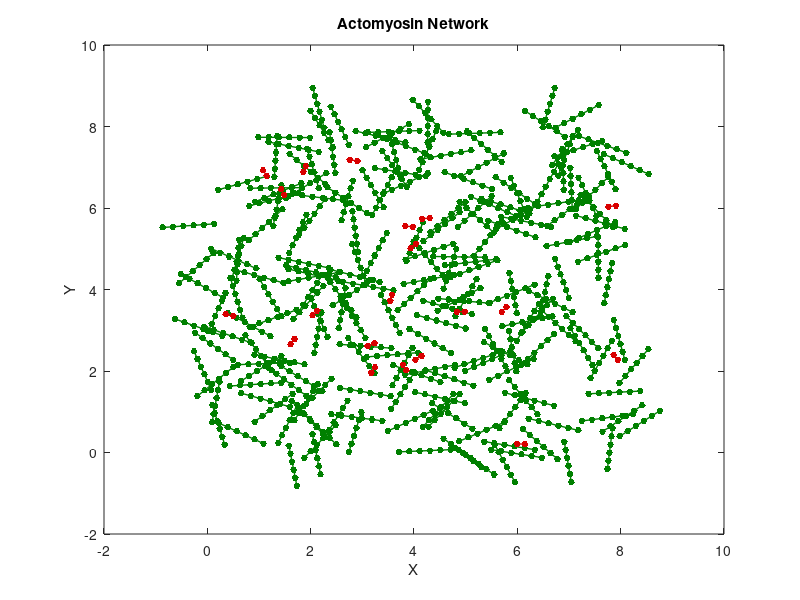

Here is the MATLAB script that generated this plot:
%This will generate an network composed of actin filaments and myosin mini-filaments. The filaments are randomly oriented

rng("shuffle");

%%FOR USER: Change the following according to the network settings
%=====================================================================
%=====================================================================
%Number of desired filaments in the network:
num_filaments = 200; 
num_myosins = 20;

%number of nodes per filament
num_nodes = 6;            %if all filaments have the same # nodes
num_myosin_nodes = 2;

random_num_nodes = 0;     %set to 1 if each filament will have a diff/random # nodes and change the max # nodes
min_nodes = 3;            %the min should always be 3
max_nodes = 10;

%distance between nodes:
equidistance = 0.2;
myo_equidistance = 0.15;

%random number scalar: get random numbers between 0 and the scalar. For ex, rand(1)*5 will give numbers between 0 to 5. 
%This will be used for the node positions
rand_scalar = 8;

%=====================================================================
%=====================================================================

%%For storage purposes:
%=====================================================================
fil_num = 0;
first_barbed = 0;
last_barbed = 0;

node_data = zeros(num_filaments*num_nodes,2);
first_barbed_data = zeros(num_filaments,1);
last_barbed_data = zeros(num_filaments,1);

nodes_per_fil = zeros(num_filaments,1);

myo_num = 0;
myosin_node_data = zeros(num_myosins*num_myosin_nodes,2);

%%Generate the network & Print into a txt file:
%=====================================================================
% Open the file for writing
fid = fopen('random_network_200Actin_6nodes_20myo.txt', 'w'); %USER INPUT: name file accordingly

for i = 1:num_filaments
    % Generate random number for the polarity
    first_barbed = round(rand(1));

    if(first_barbed==0)
        last_barbed = 1;
    elseif(first_barbed==1)
        last_barbed = 0;
    end

    first_barbed_data(i,1) = first_barbed;
    last_barbed_data(i,1) = last_barbed;

    %Generate the actin filament
    %Randomly select the seed/starting point of the filament
    x_seed = rand * rand_scalar;
    y_seed = rand * rand_scalar;

    %Random angle for the actin filament
    angle = rand * 2 * pi;

    %if each filament has the same number of nodes:
    if(random_num_nodes == 0)

        % Write variables to the file
        fprintf(fid, 'FilamentNumber:%d\n', fil_num);
        fprintf(fid, 'FirstIsBardedEnd:%d\n', first_barbed);
        fprintf(fid, 'LastIsBarbedEnd:%d\n', last_barbed);
    
        %Calculate the (x,y) positions for each node in the actin filament
        for j = 1:num_nodes
            node_x = x_seed + (equidistance * cos(angle) * (j-1));
            node_y = y_seed + (equidistance * sin(angle) * (j-1));
    
            %store into matrix 
            index = j + (num_nodes*(i-1));
            node_data(index,1) = node_x;
            node_data(index,2) = node_y;
    
            %print
            fprintf(fid, 'Node:%0.2f,%0.2f\n', node_x, node_y);
        end
    
        fprintf(fid, 'End_Filament:\n\n');
    end

    %if each filament can have a different number of nodes, randomly select the # nodes in the filament:
    if(random_num_nodes == 1)
        num_nodes = randi([min_nodes, max_nodes]);
        nodes_per_fil(i,1) = num_nodes;

        % Write variables to the file
        fprintf(fid, 'FilamentNumber:%d\n', fil_num);
        fprintf(fid, 'FirstIsBardedEnd:%d\n', first_barbed);
        fprintf(fid, 'LastIsBarbedEnd:%d\n', last_barbed);
    
        %Calculate the (x,y) positions for each node in the actin filament
        for j = 1:num_nodes
            node_x = x_seed + (equidistance * cos(angle) * (j-1));
            node_y = y_seed + (equidistance * sin(angle) * (j-1));
    
            %store into matrix 
            if (i == 1)
                index = j + (num_nodes*(i-1));
                node_data(index,1) = node_x;
                node_data(index,2) = node_y;
            else
                index = j + (sum(nodes_per_fil(1:(i-1))));
                node_data(index,1) = node_x;
                node_data(index,2) = node_y;
            end
    
            %print
            fprintf(fid, 'Node:%0.2f,%0.2f\n', node_x, node_y);
        end
    
        fprintf(fid, 'End_Filament:\n\n');
    end

    fil_num = fil_num + 1;
end

for i = 1:num_myosins
    %Generate the myosin mini-filaments
    %Randomly select the seed/starting point of the filament
    x_myo_seed = rand * rand_scalar;
    y_myo_seed = rand * rand_scalar;

    %Random angle for the actin filament
    angle_myo = rand * 2 * pi;
   
    % Write variables to the file
    fprintf(fid, 'MyosinNumber:%d\n', myo_num);
    
    %Calculate the (x,y) positions for each myosin node
    for j = 1:num_myosin_nodes
        myo_node_x = x_myo_seed + (myo_equidistance * cos(angle_myo) * (j-1));
        myo_node_y = y_myo_seed + (myo_equidistance * sin(angle_myo) * (j-1));

        %store into matrix 
        index_myo = j + (num_myosin_nodes*(i-1));
        myosin_node_data(index_myo,1) = myo_node_x;
        myosin_node_data(index_myo,2) = myo_node_y;

        %print
        fprintf(fid, 'MyoNode:%0.2f,%0.2f\n', myo_node_x, myo_node_y);
    end

    fprintf(fid, 'End_Myosin:\n\n');
   
    myo_num = myo_num + 1;
end

% Close the file
fclose(fid);

%%Plot the nodes
%=====================================================================
if(random_num_nodes ==0)
    %plot actin
    start_index = 1;
    end_index = num_nodes;
    figure;
    for i = 1:num_filaments
        %plot(node_data(start_index:end_index,1), node_data(start_index:end_index,2), 'g.-', 'MarkerSize', 15, 'LineWidth', 1); 
        plot(node_data(start_index:end_index,1), node_data(start_index:end_index,2), '.-', 'MarkerSize', 15, 'LineWidth', 1,'Color', [0, 0.5, 0]); 
        start_index = end_index + 1;
        end_index = end_index + num_nodes;
        hold on;
    end
    hold on;
    %plot myosin
    start_myo_index = 1;
    end_myo_index = num_myosin_nodes;
    %figure;
    for i = 1:num_myosins
        %plot(myosin_node_data(start_myo_index:end_myo_index,1), myosin_node_data(start_myo_index:end_myo_index,2), 'r.-', 'MarkerSize', 15, 'LineWidth', 1); 
        plot(myosin_node_data(start_myo_index:end_myo_index,1), myosin_node_data(start_myo_index:end_myo_index,2), '.-', 'MarkerSize', 15, 'LineWidth', 1,'Color', [0.85, 0, 0]);
        start_myo_index = end_myo_index + 1;
        end_myo_index = end_myo_index + num_myosin_nodes;
        hold on;
    end

    xlabel('X');
    ylabel('Y');
    title('Actomyosin Network');
    %grid on;
end

%if each filament has a different number of nodes
if(random_num_nodes ==1)
    start_index = 0;
    end_index = 0;
    figure;
    for i = 1:num_filaments
        start_index = end_index + 1;
        end_index = sum(nodes_per_fil(1:i));
        %plot(node_data(start_index:end_index,1), node_data(start_index:end_index,2), 'g.-', 'MarkerSize', 15, 'LineWidth', 1); 
        plot(node_data(start_index:end_index,1), node_data(start_index:end_index,2), '.-', 'MarkerSize', 15, 'LineWidth', 1,'Color', [0, 0.5, 0]);       
        hold on;
    end
    xlabel('X');
    ylabel('Y');
    title('Actin Network');
    grid on;
    hold on;
    %plot myosin
    start_myo_index = 1;
    end_myo_index = num_myosin_nodes;
    %figure;
    for i = 1:num_myosins
        %plot(myosin_node_data(start_myo_index:end_myo_index,1), myosin_node_data(start_myo_index:end_myo_index,2), 'r.-', 'MarkerSize', 15, 'LineWidth', 1); 
        plot(myosin_node_data(start_myo_index:end_myo_index,1), myosin_node_data(start_myo_index:end_myo_index,2), '.-', 'MarkerSize', 15, 'LineWidth', 1,'Color', [0.8, 0, 0]);
        start_myo_index = end_myo_index + 1;
        end_myo_index = end_myo_index + num_myosin_nodes;
        hold on;
    end

    xlabel('X');
    ylabel('Y');
    title('Actomyosin Network');
    grid on;

end

